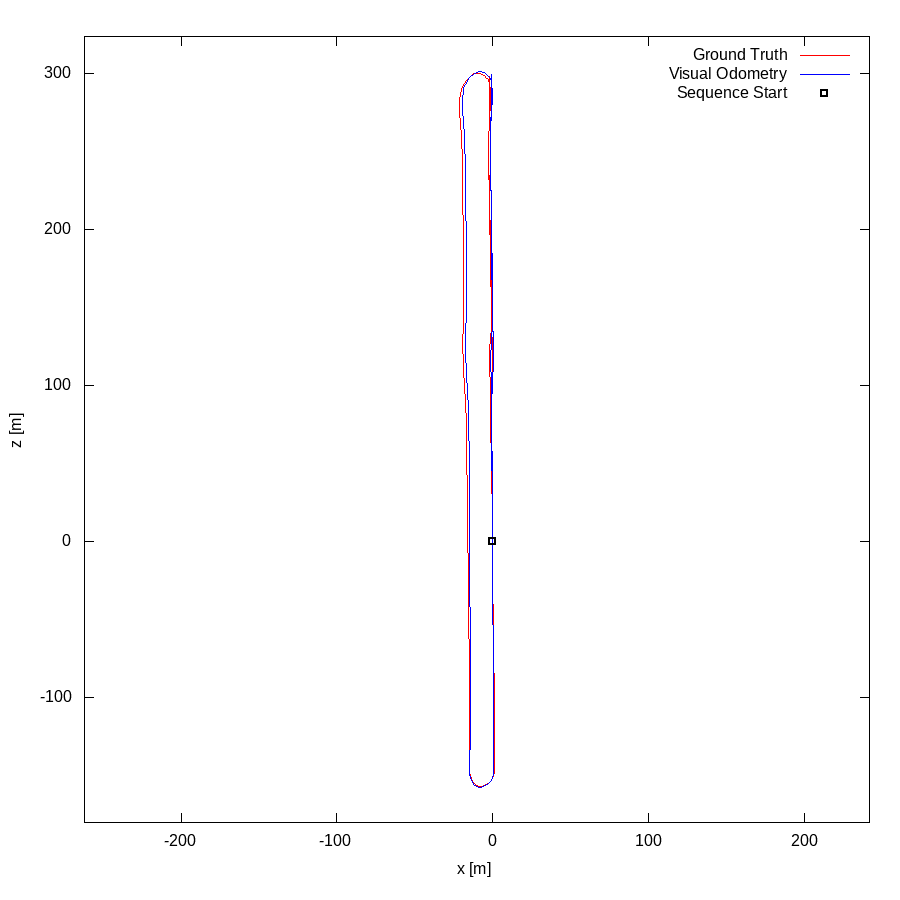

The script that drew this image:
set term postscript eps enhanced color
set output "06.eps"
set size ratio -1
set xrange [-262:242]
set yrange [-180:324]
set xlabel "x [m]"
set ylabel "z [m]"
plot "06.txt" using 1:2 lc rgb "#FF0000" title 'Ground Truth' w lines,"06.txt" using 3:4 lc rgb "#0000FF" title 'Visual Odometry' w lines,"< head -1 06.txt" using 1:2 lc rgb "#000000" pt 4 ps 1 lw 2 title 'Sequence Start' w points
